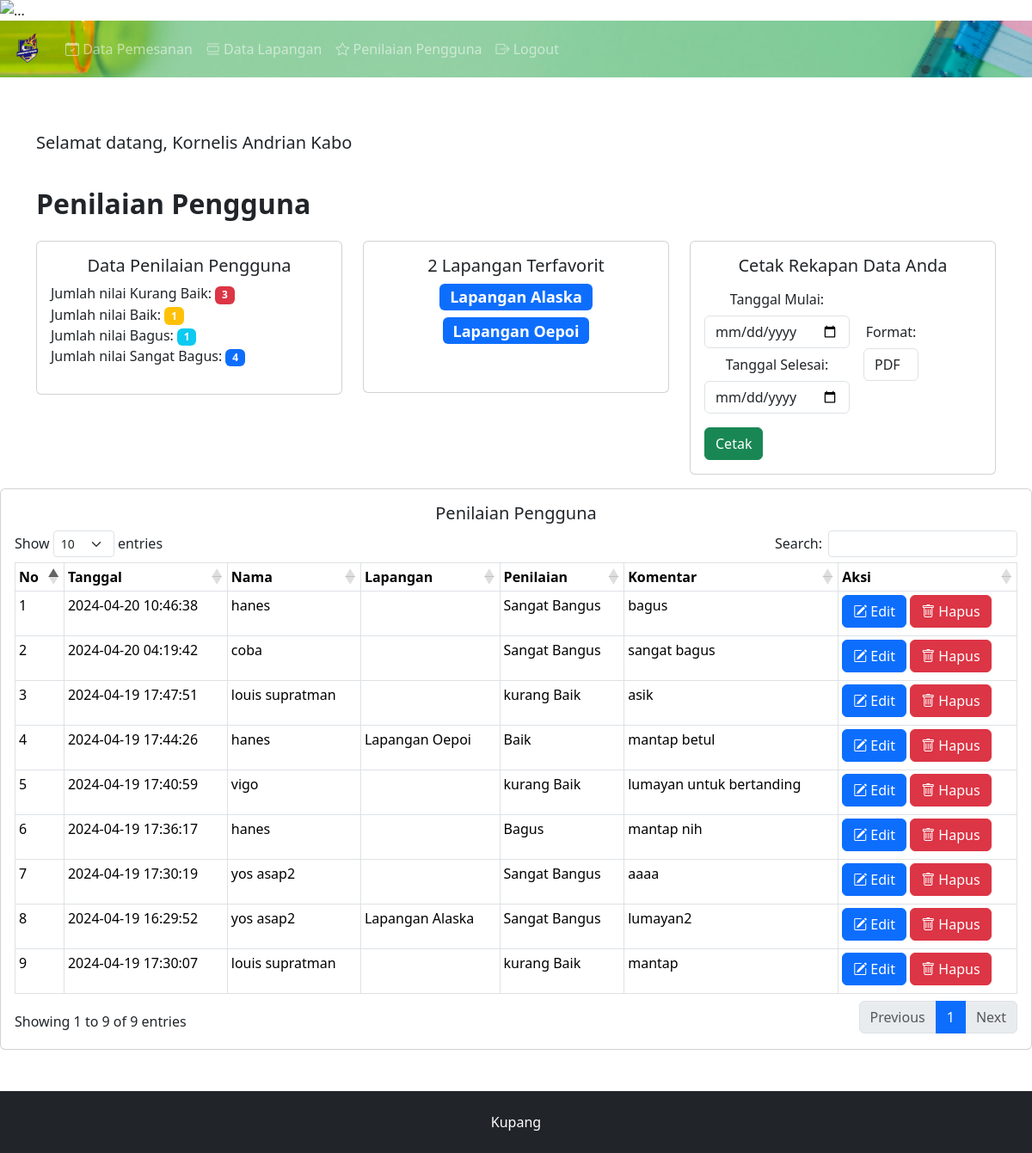
Page /superadmin/penilaian.php (signed in) on the committed database.
### tables this page shows
CREATE TABLE `superadmin` (
  `idsuperadmin` int(11) NOT NULL,
  `nama` text NOT NULL,
  `email` text NOT NULL,
  `password` text NOT NULL
);

CREATE TABLE `lapangan` (
  `idlapangan` int(11) NOT NULL,
  `namalapangan` text NOT NULL,
  `hargasewa` int(11) NOT NULL,
  `gambarlapangan` text NOT NULL
);

CREATE TABLE `penilaianlayanan` (
  `idpenilaianlayanan` int(11) NOT NULL,
  `namapenilai` text NOT NULL,
  `idlapangan` int(11) NOT NULL,
  `nilailayanan` int(11) NOT NULL,
  `komentar` text NOT NULL,
  `tanggalpenilaian` timestamp NOT NULL DEFAULT current_timestamp() ON UPDATE current_timestamp()
);

### superadmin/penilaian.php (the view, shortened to what this page needs)
<?php
include '../assets/konektor.php';
include 'assets/cekdata.php';
?>
<!DOCTYPE html>
<html lang="en">
<head>
    <?php include 'assets/cdn.php'; ?>
</head>
<body>
    <?php include 'assets/banner.php'; ?>
    <?php include 'assets/navbar.php'; ?>
    <div class="container mt-5">
        <div class="row">
            <p>
            <h5>Selamat datang, <?php echo namaadmin($_SESSION['username']); ?></h5>
            </p>
            <p>
                <strong>
                    <h2>Penilaian Pengguna</h2>
                </strong>
            </p>
            <div class="col-md-4">
                <div class="card">
                    <div class="card-body">
                        <h5 class="card-title text-center">Data Penilaian Pengguna</h5>
                        <p>
                            <?php
                            $query = "SELECT
                            SUM(nilailayanan = 1) AS jumlah_1,
                            SUM(nilailayanan = 2) AS jumlah_2,
                            SUM(nilailayanan = 3) AS jumlah_3,
                            SUM(nilailayanan = 4) AS jumlah_4
                            FROM penilaianlayanan";
                            $result = mysqli_query($konektor, $query);
                            $row = mysqli_fetch_assoc($result);
                            $jumlah_1 = $row['jumlah_1'];
                            $jumlah_2 = $row['jumlah_2'];
                            $jumlah_3 = $row['jumlah_3'];
                            $jumlah_4 = $row['jumlah_4'];
                            echo "Jumlah nilai Kurang Baik: <span class='badge bg-danger'>" . $jumlah_1 . "</span><br>";
                            echo "Jumlah nilai Baik: <span class='badge bg-warning'>" . $jumlah_2 . "</span><br>";
                            echo "Jumlah nilai Bagus: <span class='badge bg-info'>" . $jumlah_3 . "</span><br>";
                            echo "Jumlah nilai Sangat Bagus: <span class='badge bg-primary'>" . $jumlah_4 . "</span><br>";
                            ?>
                        </p>
                    </div>
                </div>
            </div>
            <div class="col-md-4">
                <div class="card">
                    <div class="card-body">
                        <h5 class="text-center">2 Lapangan Terfavorit</h5>
                        <?php
                        $query_favorit = "SELECT l.idlapangan, l.namalapangan,
                        SUM(pl.nilailayanan = 1) AS jumlah_1,
                        SUM(pl.nilailayanan = 2) AS jumlah_2,
                        SUM(pl.nilailayanan = 3) AS jumlah_3,
                        SUM(pl.nilailayanan = 4) AS jumlah_4
                        FROM lapangan l
                        LEFT JOIN penilaianlayanan pl ON l.idlapangan = pl.idlapangan
                        GROUP BY l.idlapangan
                        ORDER BY jumlah_4 DESC, jumlah_3 DESC, jumlah_2 DESC, jumlah_1 DESC
                        LIMIT 2";
                        $result_favorit = mysqli_query($konektor, $query_favorit);
                        while ($row_favorit = mysqli_fetch_assoc($result_favorit)) {
                            echo "<center><h4><span class='badge bg-primary'>" . $row_favorit['namalapangan'] . "</span></h4></center>";
                        }
                        ?>
                    </div>
                </div>
            </div>
            <div class="col-md-4">
                <div class="card">
                    <div class="card-body text-center">
                        <h5 class="card-title">Cetak Rekapan Data Anda</h5>
                        <form action="prosescetak/cetakpenilaianpengguna.php" target="_blank" method="POST">
                            <div class="row g-3 align-items-center">
                                <div class="col-auto">
                                    <label for="mulai" class="col-form-label">Tanggal Mulai:</label>
                                    <input id="mulai" name="mulai" type="date" class="form-control" required>
                                    <label for="selesai" class="col-form-label">Tanggal Selesai:</label>
                                    <input id="selesai" name="selesai" type="date" class="form-control" required>
                                </div>
                                <div class="col-auto">
                                    <label for="format" class="col-form-label">Format:</label>
                                    <select id="format" name="format" class="form-control" required>
                                        <option value="pdf">PDF</option>
                                    </select>
                                </div>
                                <div class="col-auto text-center align-items-center">
                                    <input class="btn btn-success" type="submit" value="Cetak">
                                </div>
                            </div>
                        </form>
                    </div>
                </div>
            </div>
        </div>
    </div>
    <div class="col-md-13">
        <div class="card">
            <div class="card-body">
                <h5 class="card-title text-center">Penilaian Pengguna</h5>
                <table width="100%" class="table table-sm table-hover table-bordered">
                    <thead>
                        <tr>
                            <th>No</th>
                            <th>Tanggal</th>
                            <th>Nama </th>
                            <th>Lapangan</th>
                            <th>Penilaian</th>
                            <th>Komentar</th>
                            <th>Aksi</th>
                        </tr>
                    </thead>
                    <tbody>
                        <?php
                        $no = 1;
                        $data = mysqli_query($konektor, "SELECT * FROM penilaianlayanan order by idpenilaianlayanan desc");
                        while ($d = mysqli_fetch_array($data)) {
                        ?>
                            <tr>
                                <td><?php echo $no++; ?></td>
                                <td><?php echo $d['tanggalpenilaian']; ?></td>
                                <td><?php echo $d['namapenilai']; ?></td>
                                <td><?php echo lapangan($d['idlapangan']); ?></td>
                                <td><?php echo  namastatus($d['nilailayanan']); ?></td>
                                <td><?php echo $d['komentar']; ?></td>
                                <td>
                                    <a href="#" class="btn btn-primary" data-bs-toggle="modal" data-bs-target="#myModal<?php echo $d['idpenilaianlayanan']; ?>">
                                        <i class="bi bi-pencil-square"></i> Edit
                                    </a>
                                    <a href="deletelapangan.php?idlapangan=<?php echo $d['idpenilaianlayanan']; ?>" class="btn btn-danger" onclick="return confirm('Apakah Anda yakin ingin menghapus Lapangan ini?')">
                                        <i class="bi bi-trash"></i> Hapus
                                    </a>
                                </td>
                            </tr>
                        <?php } ?>
                    </tbody>
                </table>
            </div>
        </div>
    </div>
</body>
<div class="mt-5 p-4 bg-dark text-white text-center">
    Kupang
</div>
</html>
<?php
include 'assets/emstable.php';
?>

### superadmin/assets/cekdata.php (shortened to what this page needs)
<?php
function namastatus($nilailayanan)
{
    switch ($nilailayanan) {
        case "1":
            echo "kurang Baik";
            break;
        case "2":
            echo "Baik";
            break;
        case "3":
            echo "Bagus";
            break;
        case "4":
            echo "Sangat Bangus";
    }
}
function namaadmin($email)
{
    include '../assets/konektor.php';
    $data = mysqli_query($konektor, "select * from superadmin where email like '$email'");
    if (mysqli_num_rows($data) > 0) {
        while ($d = mysqli_fetch_array($data)) {
            $hasil = $d['nama'];
        }
    }
    return $hasil;
}
function lapangan($idlapangan)
{
    include '../assets/konektor.php';
    $data = mysqli_query($konektor, "select * from lapangan where idlapangan like '$idlapangan'");
    $hasil = null;
    if (mysqli_num_rows($data) > 0) {
        while ($d = mysqli_fetch_array($data)) {
            $hasil = $d['namalapangan'];
        }
    }
    return $hasil;
}

### superadmin/assets/emstable.php (style rules this page uses)
th { white-space: nowrap; }
th::after, th::before { right: 5px !important; }
td .btn { margin-bottom: 5px; }

### rows in the picture
superadmin: nama "Kornelis Andrian Kabo"
lapangan: namalapangan "Lapangan Alaska"
lapangan: namalapangan "Lapangan Oepoi"
penilaianlayanan: tanggalpenilaian "2024-04-20 10:46:38", namapenilai "hanes", nilailayanan "Sangat Bangus", komentar "bagus"
penilaianlayanan: tanggalpenilaian "2024-04-20 04:19:42", namapenilai "coba", nilailayanan "Sangat Bangus", komentar "sangat bagus"
penilaianlayanan: tanggalpenilaian "2024-04-19 17:47:51", namapenilai "louis supratman", nilailayanan "kurang Baik", komentar "asik"
penilaianlayanan: tanggalpenilaian "2024-04-19 17:44:26", namapenilai "hanes", idlapangan.namalapangan "Lapangan Oepoi", nilailayanan "Baik", komentar "mantap betul"
penilaianlayanan: tanggalpenilaian "2024-04-19 17:40:59", namapenilai "vigo", nilailayanan "kurang Baik", komentar "lumayan untuk bertanding"
penilaianlayanan: tanggalpenilaian "2024-04-19 17:36:17", namapenilai "hanes", nilailayanan "Bagus", komentar "mantap nih"
penilaianlayanan: tanggalpenilaian "2024-04-19 17:30:19", namapenilai "yos asap2", nilailayanan "Sangat Bangus", komentar "aaaa"
penilaianlayanan: tanggalpenilaian "2024-04-19 16:29:52", namapenilai "yos asap2", idlapangan.namalapangan "Lapangan Alaska", nilailayanan "Sangat Bangus", komentar "lumayan2"
penilaianlayanan: tanggalpenilaian "2024-04-19 17:30:07", namapenilai "louis supratman", nilailayanan "kurang Baik", komentar "mantap"

### other values in the picture
$jumlah_1 "3"
$jumlah_2 "1"
$jumlah_3 "1"
$jumlah_4 "4"
